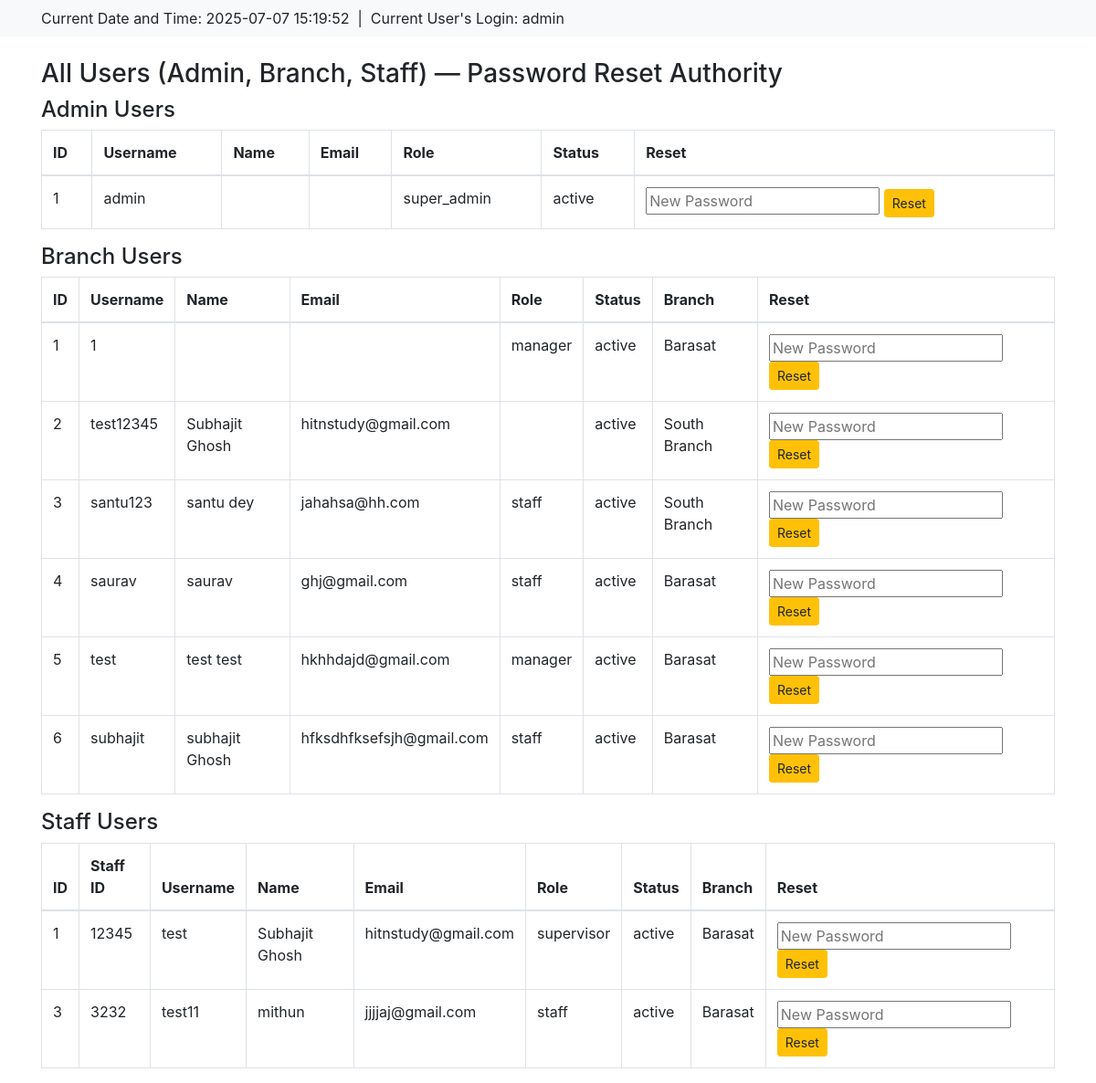
The page /reset.php on the database its author committed.
### tables this page shows
CREATE TABLE `branch_users` (
  `id` int(11) NOT NULL,
  `branch_id` int(11) NOT NULL,
  `username` varchar(50) NOT NULL,
  `password` varchar(255) NOT NULL,
  `full_name` varchar(100) DEFAULT NULL,
  `email` varchar(100) DEFAULT NULL,
  `mobile` varchar(15) DEFAULT NULL,
  `role` enum('manager','staff') DEFAULT 'staff',
  `permissions` text DEFAULT NULL,
  `status` enum('active','inactive') DEFAULT 'active',
  `address` text DEFAULT NULL,
  `last_login` datetime DEFAULT NULL,
  `created_by` int(11) DEFAULT NULL,
  `created_at` timestamp NOT NULL DEFAULT current_timestamp(),
  `updated_by` int(11) DEFAULT NULL,
  `updated_at` timestamp NOT NULL DEFAULT current_timestamp() ON UPDATE current_timestamp()
);

CREATE TABLE `staff` (
  `id` int(11) NOT NULL,
  `staff_id` varchar(20) NOT NULL,
  `branch_id` int(11) NOT NULL,
  `full_name` varchar(100) NOT NULL,
  `email` varchar(100) NOT NULL,
  `mobile` varchar(15) NOT NULL,
  `username` varchar(50) NOT NULL,
  `password` varchar(255) NOT NULL,
  `role` enum('manager','supervisor','staff') NOT NULL,
  `department` varchar(50) DEFAULT NULL,
  `dob` date NOT NULL,
  `gender` enum('male','female','other') NOT NULL,
  `joining_date` date NOT NULL,
  `address` text DEFAULT NULL,
  `profile_photo` varchar(255) DEFAULT NULL,
  `status` enum('active','inactive') DEFAULT 'active',
  `created_by` int(11) DEFAULT NULL,
  `created_at` timestamp NOT NULL DEFAULT current_timestamp(),
  `updated_by` int(11) DEFAULT NULL,
  `updated_at` timestamp NOT NULL DEFAULT current_timestamp() ON UPDATE current_timestamp()
);

### reset.php (the view, shortened to what this page needs)
<?php
$currentDateTime = date('Y-m-d H:i:s');
$currentUser = $_SESSION['admin_user']['username'] ?? 'admin';
$db = (new Database())->getConnection();
$branches = [];
foreach ($db->query("SELECT id, branch_name FROM branches") as $b) {
    $branches[$b['id']] = $b['branch_name'];
}
$admin_users = $db->query("SELECT id, username, full_name, email, role, status, created_at FROM admin_users")->fetchAll(PDO::FETCH_ASSOC);
$branch_users = $db->query("SELECT id, username, full_name, email, role, status, branch_id, created_at FROM branch_users")->fetchAll(PDO::FETCH_ASSOC);
$staff_users = $db->query("SELECT id, staff_id, username, full_name, email, role, status, branch_id, created_at FROM staff")->fetchAll(PDO::FETCH_ASSOC);
?>
<!DOCTYPE html>
<html lang="en">
<head>
    <link href="assets/css/bootstrap.min.css" rel="stylesheet">
</head>
<body>
<div class="header-info p-2 bg-light">
    <div class="container">
        Current Date and Time: <span><?= htmlspecialchars($currentDateTime) ?></span> &nbsp;|&nbsp;
        Current User's Login: <span><?= htmlspecialchars($currentUser) ?></span>
    </div>
</div>
<div class="container mt-4">
    <h3>All Users (Admin, Branch, Staff) — Password Reset Authority</h3>
    <h4>Admin Users</h4>
    <table class="table table-bordered">
        <thead>
            <tr><th>ID</th><th>Username</th><th>Name</th><th>Email</th><th>Role</th><th>Status</th><th>Reset</th></tr>
        </thead>
        <tbody>
        <?php foreach ($admin_users as $u): ?>
            <tr>
                <td><?= htmlspecialchars($u['id'] ?? '') ?></td>
                <td><?= htmlspecialchars($u['username'] ?? '') ?></td>
                <td><?= htmlspecialchars($u['full_name'] ?? '') ?></td>
                <td><?= htmlspecialchars($u['email'] ?? '') ?></td>
                <td><?= htmlspecialchars($u['role'] ?? '') ?></td>
                <td><?= htmlspecialchars($u['status'] ?? '') ?></td>
                <td>
                    <form method="post" style="display:inline;">
                        <input type="password" name="new_password" placeholder="New Password" required minlength="6">
                        <button type="submit" class="btn btn-sm btn-warning">Reset</button>
                    </form>
                </td>
            </tr>
        <?php endforeach; if(empty($admin_users)): ?>
            <tr><td colspan="7" class="text-center text-muted">No admin users.</td></tr>
        <?php endif ?>
        </tbody>
    </table>
    <h4>Branch Users</h4>
    <table class="table table-bordered">
        <thead>
            <tr><th>ID</th><th>Username</th><th>Name</th><th>Email</th><th>Role</th><th>Status</th><th>Branch</th><th>Reset</th></tr>
        </thead>
        <tbody>
        <?php foreach ($branch_users as $u): ?>
            <tr>
                <td><?= htmlspecialchars($u['id'] ?? '') ?></td>
                <td><?= htmlspecialchars($u['username'] ?? '') ?></td>
                <td><?= htmlspecialchars($u['full_name'] ?? '') ?></td>
                <td><?= htmlspecialchars($u['email'] ?? '') ?></td>
                <td><?= htmlspecialchars($u['role'] ?? '') ?></td>
                <td><?= htmlspecialchars($u['status'] ?? '') ?></td>
                <td><?= htmlspecialchars($branches[$u['branch_id']] ?? $u['branch_id'] ?? '') ?></td>
                <td>
                    <form method="post" style="display:inline;">
                        <input type="password" name="new_password" placeholder="New Password" required minlength="6">
                        <button type="submit" class="btn btn-sm btn-warning">Reset</button>
                    </form>
                </td>
            </tr>
        <?php endforeach; if(empty($branch_users)): ?>
            <tr><td colspan="8" class="text-center text-muted">No branch users.</td></tr>
        <?php endif ?>
        </tbody>
    </table>
    <h4>Staff Users</h4>
    <table class="table table-bordered">
        <thead>
            <tr><th>ID</th><th>Staff ID</th><th>Username</th><th>Name</th><th>Email</th><th>Role</th><th>Status</th><th>Branch</th><th>Reset</th></tr>
        </thead>
        <tbody>
        <?php foreach ($staff_users as $u): ?>
            <tr>
                <td><?= htmlspecialchars($u['id'] ?? '') ?></td>
                <td><?= htmlspecialchars($u['staff_id'] ?? '') ?></td>
                <td><?= htmlspecialchars($u['username'] ?? '') ?></td>
                <td><?= htmlspecialchars($u['full_name'] ?? '') ?></td>
                <td><?= htmlspecialchars($u['email'] ?? '') ?></td>
                <td><?= htmlspecialchars($u['role'] ?? '') ?></td>
                <td><?= htmlspecialchars($u['status'] ?? '') ?></td>
                <td><?= htmlspecialchars($branches[$u['branch_id']] ?? $u['branch_id'] ?? '') ?></td>
                <td>
                    <form method="post" style="display:inline;">
                        <input type="password" name="new_password" placeholder="New Password" required minlength="6">
                        <button type="submit" class="btn btn-sm btn-warning">Reset</button>
                    </form>
                </td>
            </tr>
        <?php endforeach; if(empty($staff_users)): ?>
            <tr><td colspan="9" class="text-center text-muted">No staff users.</td></tr>
        <?php endif ?>
        </tbody>
    </table>
</div>
</body>
</html>

### reset.php (style rules this page uses)
.header-info { background: #e9ecef; padding: 10px 0; margin-bottom: 16px; }

### rows shown on the page
branch_users: id "1", username "1", role "manager", status "active", branch "Barasat"
branch_users: id "2", username "test12345", full_name "Subhajit Ghosh", email "hitnstudy@gmail.com", status "active", branch "South Branch"
branch_users: id "3", username "santu123", full_name "santu dey", email "jahahsa@hh.com", role "staff", status "active", branch "South Branch"
branch_users: id "4", username "saurav", full_name "saurav", email "ghj@gmail.com", role "staff", status "active", branch "Barasat"
branch_users: id "5", username "test", full_name "test test", email "hkhhdajd@gmail.com", role "manager", status "active", branch "Barasat"
branch_users: id "6", username "subhajit", full_name "subhajit Ghosh", email "hfksdhfksefsjh@gmail.com", role "staff", status "active", branch "Barasat"
staff: id "1", staff "12345", username "test", full_name "Subhajit Ghosh", email "hitnstudy@gmail.com", role "supervisor", status "active", branch "Barasat"
staff: id "3", staff "3232", username "test11", full_name "mithun", email "jjjjaj@gmail.com", role "staff", status "active", branch "Barasat"

### other values the page prints
$currentUser "admin"
$u['id'] "1"
$u['username'] "admin"
$u['role'] "super_admin"
$u['status'] "active"
